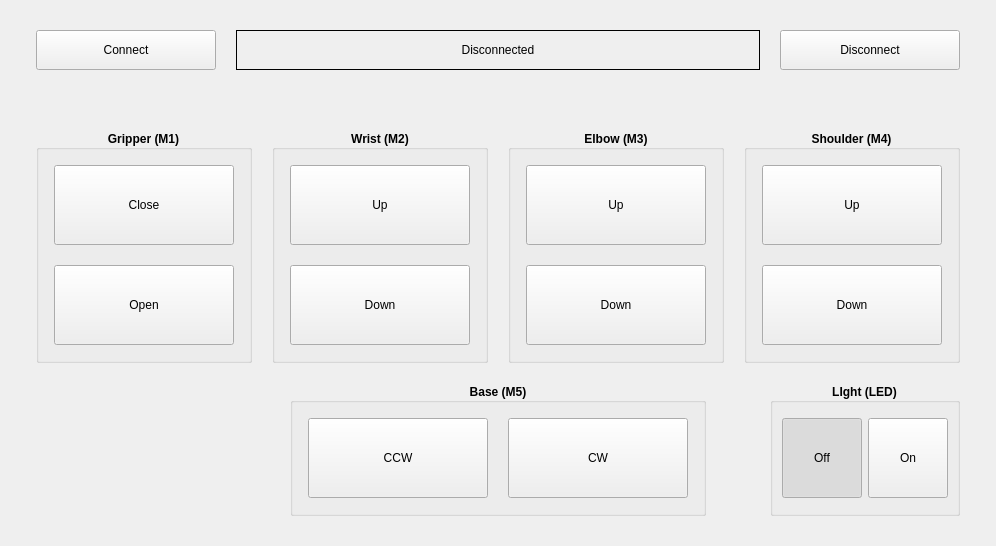
<?xml version="1.0" encoding="UTF-8"?>
<ui version="4.0">
 <class>main_window</class>
 <widget class="QMainWindow" name="main_window">
  <property name="geometry">
   <rect>
    <x>0</x>
    <y>0</y>
    <width>996</width>
    <height>540</height>
   </rect>
  </property>
  <property name="sizePolicy">
   <sizepolicy hsizetype="Fixed" vsizetype="Fixed">
    <horstretch>0</horstretch>
    <verstretch>0</verstretch>
   </sizepolicy>
  </property>
  <property name="windowTitle">
   <string>Robotic Arm Control Unit</string>
  </property>
  <property name="locale">
   <locale language="C" country="AnyCountry"/>
  </property>
  <widget class="QWidget" name="central_widget">
   <property name="sizePolicy">
    <sizepolicy hsizetype="Minimum" vsizetype="Minimum">
     <horstretch>0</horstretch>
     <verstretch>0</verstretch>
    </sizepolicy>
   </property>
   <layout class="QGridLayout" name="gridLayout">
    <property name="leftMargin">
     <number>20</number>
    </property>
    <property name="topMargin">
     <number>10</number>
    </property>
    <property name="rightMargin">
     <number>20</number>
    </property>
    <property name="bottomMargin">
     <number>10</number>
    </property>
    <property name="spacing">
     <number>20</number>
    </property>
    <item row="4" column="2" colspan="2">
     <layout class="QGridLayout" name="layout_base">
      <property name="sizeConstraint">
       <enum>QLayout::SetNoConstraint</enum>
      </property>
      <item row="0" column="1" rowspan="3">
       <widget class="QGroupBox" name="group_box_base">
        <property name="font">
         <font>
          <weight>75</weight>
          <bold>true</bold>
         </font>
        </property>
        <property name="title">
         <string>Base (M5)</string>
        </property>
        <property name="alignment">
         <set>Qt::AlignCenter</set>
        </property>
        <layout class="QHBoxLayout" name="horizontalLayout">
         <property name="spacing">
          <number>20</number>
         </property>
         <property name="margin">
          <number>15</number>
         </property>
         <item>
          <widget class="QPushButton" name="button_base_ccw">
           <property name="minimumSize">
            <size>
             <width>180</width>
             <height>80</height>
            </size>
           </property>
           <property name="font">
            <font>
             <weight>50</weight>
             <bold>false</bold>
            </font>
           </property>
           <property name="text">
            <string>CCW</string>
           </property>
          </widget>
         </item>
         <item>
          <widget class="QPushButton" name="button_base_cw">
           <property name="minimumSize">
            <size>
             <width>180</width>
             <height>80</height>
            </size>
           </property>
           <property name="font">
            <font>
             <weight>50</weight>
             <bold>false</bold>
            </font>
           </property>
           <property name="text">
            <string>CW</string>
           </property>
          </widget>
         </item>
        </layout>
       </widget>
      </item>
      <item row="0" column="0" rowspan="3">
       <spacer name="horizontal_spacer_3">
        <property name="orientation">
         <enum>Qt::Horizontal</enum>
        </property>
        <property name="sizeHint" stdset="0">
         <size>
          <width>0</width>
          <height>0</height>
         </size>
        </property>
       </spacer>
      </item>
      <item row="0" column="2" rowspan="3">
       <spacer name="horizontal_spacer_4">
        <property name="orientation">
         <enum>Qt::Horizontal</enum>
        </property>
        <property name="sizeHint" stdset="0">
         <size>
          <width>0</width>
          <height>0</height>
         </size>
        </property>
       </spacer>
      </item>
     </layout>
    </item>
    <item row="0" column="1" colspan="4">
     <spacer name="vertical_spacer_1">
      <property name="orientation">
       <enum>Qt::Vertical</enum>
      </property>
      <property name="sizeHint" stdset="0">
       <size>
        <width>0</width>
        <height>0</height>
       </size>
      </property>
     </spacer>
    </item>
    <item row="3" column="1">
     <widget class="QGroupBox" name="group_box_gripper">
      <property name="sizePolicy">
       <sizepolicy hsizetype="Minimum" vsizetype="Preferred">
        <horstretch>0</horstretch>
        <verstretch>0</verstretch>
       </sizepolicy>
      </property>
      <property name="font">
       <font>
        <weight>75</weight>
        <bold>true</bold>
       </font>
      </property>
      <property name="title">
       <string>Gripper (M1)</string>
      </property>
      <property name="alignment">
       <set>Qt::AlignCenter</set>
      </property>
      <layout class="QVBoxLayout" name="verticalLayout">
       <property name="spacing">
        <number>20</number>
       </property>
       <property name="margin">
        <number>15</number>
       </property>
       <item>
        <widget class="QPushButton" name="button_gripper_close">
         <property name="minimumSize">
          <size>
           <width>180</width>
           <height>80</height>
          </size>
         </property>
         <property name="font">
          <font>
           <weight>50</weight>
           <bold>false</bold>
          </font>
         </property>
         <property name="text">
          <string>Close</string>
         </property>
        </widget>
       </item>
       <item>
        <widget class="QPushButton" name="button_gripper_open">
         <property name="minimumSize">
          <size>
           <width>180</width>
           <height>80</height>
          </size>
         </property>
         <property name="font">
          <font>
           <weight>50</weight>
           <bold>false</bold>
          </font>
         </property>
         <property name="text">
          <string>Open</string>
         </property>
        </widget>
       </item>
      </layout>
     </widget>
    </item>
    <item row="3" column="3">
     <widget class="QGroupBox" name="group_box_elbow">
      <property name="sizePolicy">
       <sizepolicy hsizetype="Minimum" vsizetype="Preferred">
        <horstretch>0</horstretch>
        <verstretch>0</verstretch>
       </sizepolicy>
      </property>
      <property name="font">
       <font>
        <weight>75</weight>
        <bold>true</bold>
       </font>
      </property>
      <property name="title">
       <string>Elbow (M3)</string>
      </property>
      <property name="alignment">
       <set>Qt::AlignCenter</set>
      </property>
      <layout class="QVBoxLayout" name="verticalLayout_3">
       <property name="spacing">
        <number>20</number>
       </property>
       <property name="margin">
        <number>15</number>
       </property>
       <item>
        <widget class="QPushButton" name="button_elbow_up">
         <property name="minimumSize">
          <size>
           <width>180</width>
           <height>80</height>
          </size>
         </property>
         <property name="font">
          <font>
           <weight>50</weight>
           <bold>false</bold>
          </font>
         </property>
         <property name="text">
          <string>Up</string>
         </property>
        </widget>
       </item>
       <item>
        <widget class="QPushButton" name="button_elbow_down">
         <property name="minimumSize">
          <size>
           <width>180</width>
           <height>80</height>
          </size>
         </property>
         <property name="font">
          <font>
           <weight>50</weight>
           <bold>false</bold>
          </font>
         </property>
         <property name="text">
          <string>Down</string>
         </property>
        </widget>
       </item>
      </layout>
     </widget>
    </item>
    <item row="3" column="2">
     <widget class="QGroupBox" name="group_box_wrist">
      <property name="sizePolicy">
       <sizepolicy hsizetype="Minimum" vsizetype="Preferred">
        <horstretch>0</horstretch>
        <verstretch>0</verstretch>
       </sizepolicy>
      </property>
      <property name="font">
       <font>
        <weight>75</weight>
        <bold>true</bold>
       </font>
      </property>
      <property name="title">
       <string>Wrist (M2)</string>
      </property>
      <property name="alignment">
       <set>Qt::AlignCenter</set>
      </property>
      <layout class="QVBoxLayout" name="verticalLayout_2">
       <property name="spacing">
        <number>20</number>
       </property>
       <property name="margin">
        <number>15</number>
       </property>
       <item>
        <widget class="QPushButton" name="button_wrist_up">
         <property name="minimumSize">
          <size>
           <width>180</width>
           <height>80</height>
          </size>
         </property>
         <property name="font">
          <font>
           <weight>50</weight>
           <bold>false</bold>
          </font>
         </property>
         <property name="text">
          <string>Up</string>
         </property>
        </widget>
       </item>
       <item>
        <widget class="QPushButton" name="button_wrist_down">
         <property name="minimumSize">
          <size>
           <width>180</width>
           <height>80</height>
          </size>
         </property>
         <property name="font">
          <font>
           <weight>50</weight>
           <bold>false</bold>
          </font>
         </property>
         <property name="text">
          <string>Down</string>
         </property>
        </widget>
       </item>
      </layout>
     </widget>
    </item>
    <item row="3" column="4">
     <widget class="QGroupBox" name="group_box_shoulder">
      <property name="sizePolicy">
       <sizepolicy hsizetype="Minimum" vsizetype="Preferred">
        <horstretch>0</horstretch>
        <verstretch>0</verstretch>
       </sizepolicy>
      </property>
      <property name="font">
       <font>
        <weight>75</weight>
        <bold>true</bold>
       </font>
      </property>
      <property name="title">
       <string>Shoulder (M4)</string>
      </property>
      <property name="alignment">
       <set>Qt::AlignCenter</set>
      </property>
      <layout class="QVBoxLayout" name="verticalLayout_4">
       <property name="spacing">
        <number>20</number>
       </property>
       <property name="margin">
        <number>15</number>
       </property>
       <item>
        <widget class="QPushButton" name="button_shoulder_up">
         <property name="minimumSize">
          <size>
           <width>180</width>
           <height>80</height>
          </size>
         </property>
         <property name="font">
          <font>
           <weight>50</weight>
           <bold>false</bold>
          </font>
         </property>
         <property name="text">
          <string>Up</string>
         </property>
        </widget>
       </item>
       <item>
        <widget class="QPushButton" name="button_shoulder_down">
         <property name="minimumSize">
          <size>
           <width>180</width>
           <height>80</height>
          </size>
         </property>
         <property name="font">
          <font>
           <weight>50</weight>
           <bold>false</bold>
          </font>
         </property>
         <property name="text">
          <string>Down</string>
         </property>
        </widget>
       </item>
      </layout>
     </widget>
    </item>
    <item row="4" column="4">
     <layout class="QGridLayout" name="layout_light">
      <item row="0" column="1">
       <widget class="QGroupBox" name="group_box_light">
        <property name="font">
         <font>
          <weight>75</weight>
          <bold>true</bold>
         </font>
        </property>
        <property name="title">
         <string>LIght (LED)</string>
        </property>
        <property name="alignment">
         <set>Qt::AlignCenter</set>
        </property>
        <layout class="QHBoxLayout" name="horizontalLayout_2">
         <item>
          <widget class="QPushButton" name="button_light_off">
           <property name="minimumSize">
            <size>
             <width>80</width>
             <height>80</height>
            </size>
           </property>
           <property name="font">
            <font>
             <weight>50</weight>
             <bold>false</bold>
            </font>
           </property>
           <property name="text">
            <string>Off</string>
           </property>
           <property name="checkable">
            <bool>true</bool>
           </property>
           <property name="checked">
            <bool>true</bool>
           </property>
           <property name="autoExclusive">
            <bool>true</bool>
           </property>
          </widget>
         </item>
         <item>
          <widget class="QPushButton" name="button_light_on">
           <property name="minimumSize">
            <size>
             <width>80</width>
             <height>80</height>
            </size>
           </property>
           <property name="font">
            <font>
             <weight>50</weight>
             <bold>false</bold>
            </font>
           </property>
           <property name="text">
            <string>On</string>
           </property>
           <property name="checkable">
            <bool>true</bool>
           </property>
           <property name="autoExclusive">
            <bool>true</bool>
           </property>
          </widget>
         </item>
        </layout>
       </widget>
      </item>
      <item row="0" column="0">
       <spacer name="horizontal_spacer_5">
        <property name="orientation">
         <enum>Qt::Horizontal</enum>
        </property>
        <property name="sizeType">
         <enum>QSizePolicy::Expanding</enum>
        </property>
        <property name="sizeHint" stdset="0">
         <size>
          <width>0</width>
          <height>0</height>
         </size>
        </property>
       </spacer>
      </item>
     </layout>
    </item>
    <item row="5" column="1" colspan="4">
     <spacer name="vertical_spacer_2">
      <property name="orientation">
       <enum>Qt::Vertical</enum>
      </property>
      <property name="sizeHint" stdset="0">
       <size>
        <width>0</width>
        <height>0</height>
       </size>
      </property>
     </spacer>
    </item>
    <item row="0" column="8" rowspan="6">
     <spacer name="horizontal_spacer_2">
      <property name="orientation">
       <enum>Qt::Horizontal</enum>
      </property>
      <property name="sizeHint" stdset="0">
       <size>
        <width>0</width>
        <height>0</height>
       </size>
      </property>
     </spacer>
    </item>
    <item row="0" column="0" rowspan="6">
     <spacer name="horizontal_spacer_1">
      <property name="orientation">
       <enum>Qt::Horizontal</enum>
      </property>
      <property name="sizeHint" stdset="0">
       <size>
        <width>0</width>
        <height>0</height>
       </size>
      </property>
     </spacer>
    </item>
    <item row="1" column="1" colspan="4">
     <layout class="QHBoxLayout" name="layout_connection">
      <item>
       <widget class="QPushButton" name="button_connect">
        <property name="sizePolicy">
         <sizepolicy hsizetype="Fixed" vsizetype="Fixed">
          <horstretch>0</horstretch>
          <verstretch>0</verstretch>
         </sizepolicy>
        </property>
        <property name="minimumSize">
         <size>
          <width>180</width>
          <height>40</height>
         </size>
        </property>
        <property name="text">
         <string>Connect</string>
        </property>
       </widget>
      </item>
      <item>
       <widget class="QLabel" name="label_status">
        <property name="frameShape">
         <enum>QFrame::Box</enum>
        </property>
        <property name="text">
         <string>Disconnected</string>
        </property>
        <property name="alignment">
         <set>Qt::AlignCenter</set>
        </property>
       </widget>
      </item>
      <item>
       <widget class="QPushButton" name="button_disconnect">
        <property name="sizePolicy">
         <sizepolicy hsizetype="Fixed" vsizetype="Fixed">
          <horstretch>0</horstretch>
          <verstretch>0</verstretch>
         </sizepolicy>
        </property>
        <property name="minimumSize">
         <size>
          <width>180</width>
          <height>40</height>
         </size>
        </property>
        <property name="text">
         <string>Disconnect</string>
        </property>
       </widget>
      </item>
     </layout>
    </item>
    <item row="2" column="1" colspan="4">
     <spacer name="vertical_spacer">
      <property name="orientation">
       <enum>Qt::Vertical</enum>
      </property>
      <property name="sizeType">
       <enum>QSizePolicy::Minimum</enum>
      </property>
      <property name="sizeHint" stdset="0">
       <size>
        <width>0</width>
        <height>20</height>
       </size>
      </property>
     </spacer>
    </item>
   </layout>
  </widget>
  <action name="action_connect">
   <property name="text">
    <string>&amp;Connect</string>
   </property>
  </action>
  <action name="action_disconnect">
   <property name="text">
    <string>&amp;Disconnect</string>
   </property>
  </action>
  <action name="action_quit">
   <property name="text">
    <string>&amp;Quit</string>
   </property>
  </action>
 </widget>
 <resources/>
 <connections/>
</ui>
